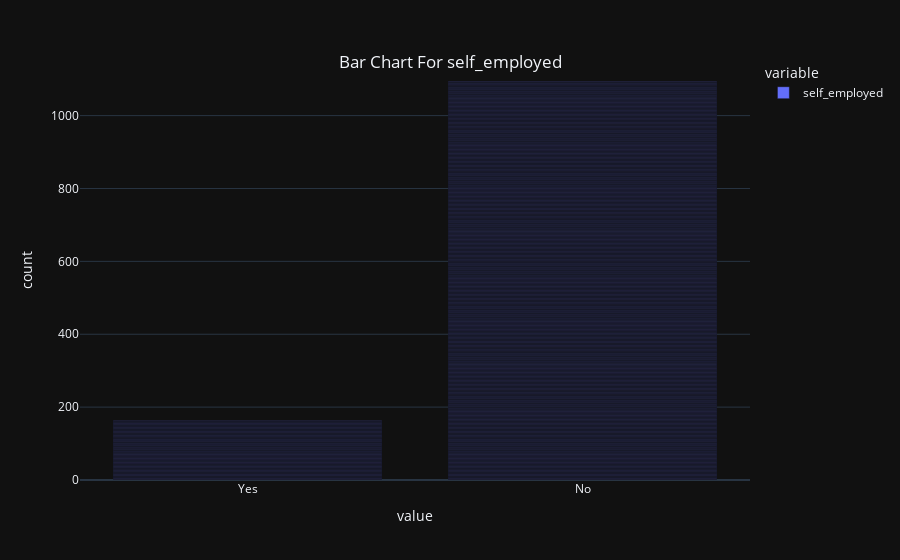
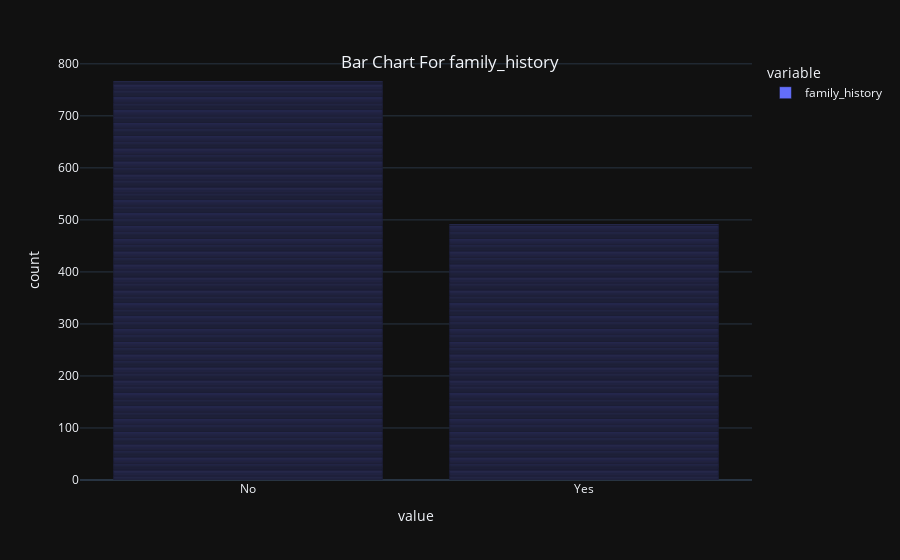

These figures' notebook cell, in order:
### Code cell
for i in df.columns:
    if len(df[i].unique())<5:
        fig=pe.bar(df[i])
        fig.update_layout(title_text=f"Bar Chart For {i}",
                  title_x=0.5,  
                  title_y=0.9)
        fig.show()

### Figure 1 — Plotly figure (JSON) as saved in the notebook; plotly's stock layout.template omitted (floating-point values rounded to 4 significant figures; data arrays with more than 128 entries replaced by an {"elided": "..."} marker saying what was removed)
{"data": [{"alignmentgroup": "True", "hovertemplate": "variable=self_employed<br>value=%{x}<br>count=%{y}<extra></extra>", "legendgroup": "self_employed", "marker": {"color": "#636efa", "pattern": {"shape": ""}}, "name": "self_employed", "offsetgroup": "self_employed", "orientation": "v", "showlegend": true, "textposition": "auto", "type": "bar", "x": {"elided": "1259 str values"}, "xaxis": "x", "y": {"elided": "1259 int values"}, "yaxis": "y"}], "layout": {"barmode": "relative", "legend": {"title": {"text": "variable"}, "tracegroupgap": 0}, "margin": {"t": 60}, "title": {"text": "Bar Chart For self_employed", "x": 0.5, "y": 0.9}, "xaxis": {"anchor": "y", "domain": [0, 1], "title": {"text": "value"}}, "yaxis": {"anchor": "x", "domain": [0, 1], "title": {"text": "count"}}}}

### Figure 2 — Plotly figure (JSON) as saved in the notebook; plotly's stock layout.template omitted (floating-point values rounded to 4 significant figures; data arrays with more than 128 entries replaced by an {"elided": "..."} marker saying what was removed)
{"data": [{"alignmentgroup": "True", "hovertemplate": "variable=family_history<br>value=%{x}<br>count=%{y}<extra></extra>", "legendgroup": "family_history", "marker": {"color": "#636efa", "pattern": {"shape": ""}}, "name": "family_history", "offsetgroup": "family_history", "orientation": "v", "showlegend": true, "textposition": "auto", "type": "bar", "x": {"elided": "1259 str values"}, "xaxis": "x", "y": {"elided": "1259 int values"}, "yaxis": "y"}], "layout": {"barmode": "relative", "legend": {"title": {"text": "variable"}, "tracegroupgap": 0}, "margin": {"t": 60}, "title": {"text": "Bar Chart For family_history", "x": 0.5, "y": 0.9}, "xaxis": {"anchor": "y", "domain": [0, 1], "title": {"text": "value"}}, "yaxis": {"anchor": "x", "domain": [0, 1], "title": {"text": "count"}}}}
